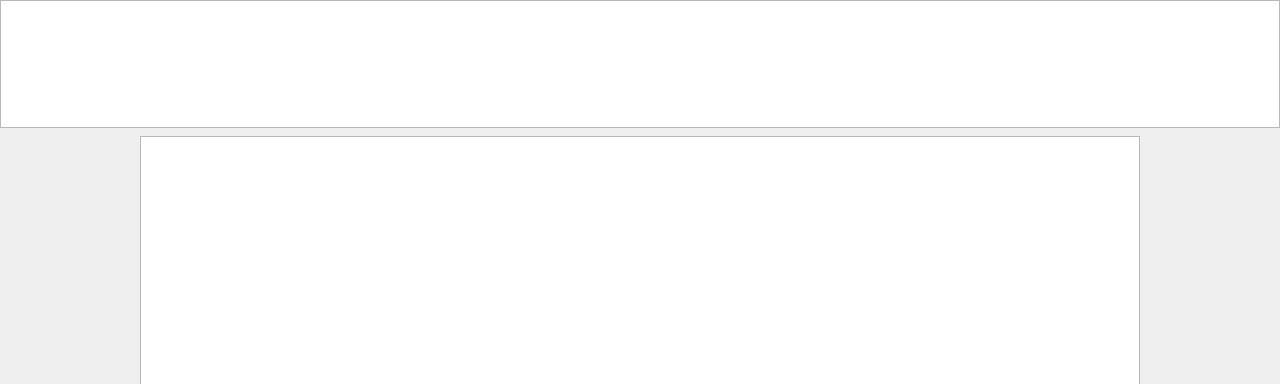
<?xml version="1.0" encoding="UTF-8"?>
<ui version="4.0">
 <class>Form</class>
 <widget class="QWidget" name="Form">
  <property name="geometry">
   <rect>
    <x>0</x>
    <y>0</y>
    <width>1280</width>
    <height>384</height>
   </rect>
  </property>
  <property name="windowTitle">
   <string>Form</string>
  </property>
  <widget class="QPlainTextEdit" name="textEdit">
   <property name="geometry">
    <rect>
     <x>0</x>
     <y>0</y>
     <width>1280</width>
     <height>128</height>
    </rect>
   </property>
  </widget>
  <widget class="QListWidget" name="listWidget">
   <property name="geometry">
    <rect>
     <x>140</x>
     <y>136</y>
     <width>1000</width>
     <height>251</height>
    </rect>
   </property>
  </widget>
 </widget>
 <resources/>
 <connections/>
</ui>
